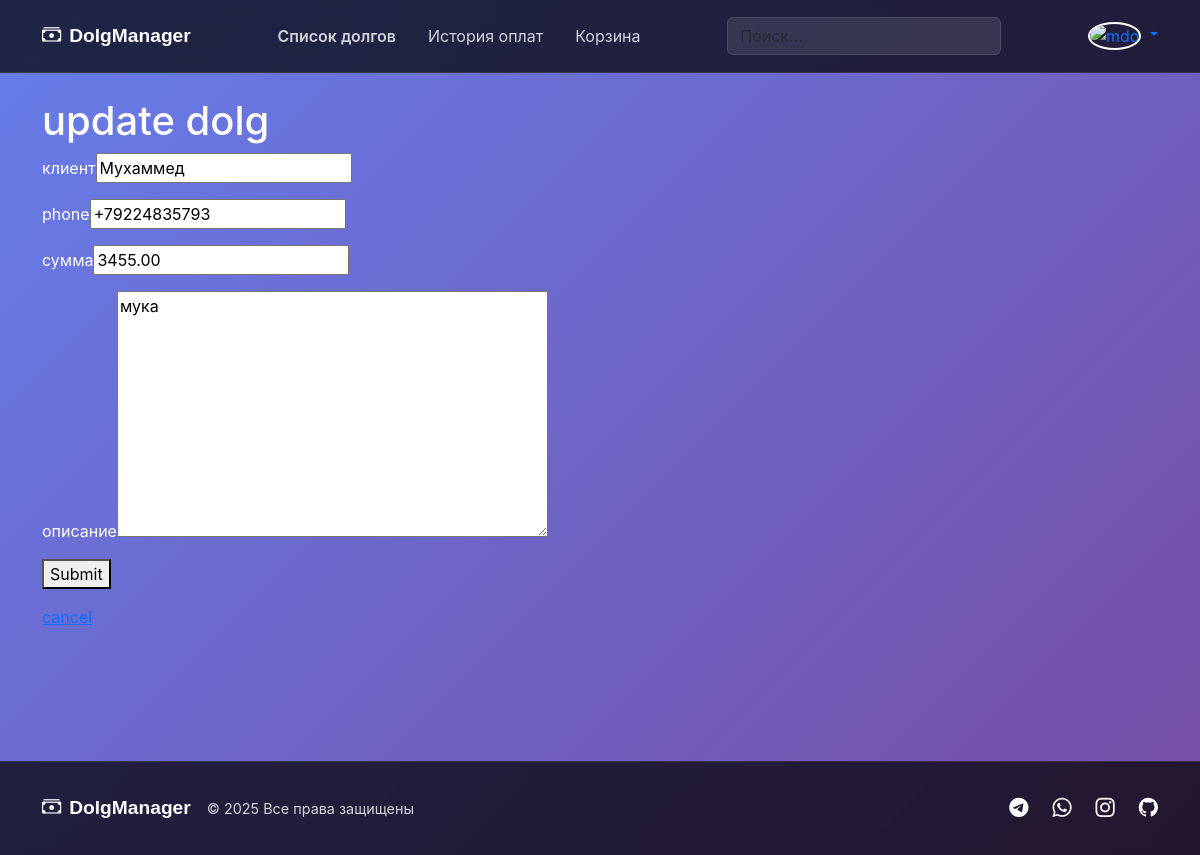
/update-dolg/27/ (signed in), run on the app's committed database.
### core/models.py (models this page shows, shortened)
class Dolg(models.Model):
    user = models.ForeignKey('UserIndexMagazine', on_delete=models.CASCADE, verbose_name='Кассир')
    client = models.CharField(max_length=255, verbose_name='Карыз алган адам')
    phone_number = models.CharField(max_length=255, verbose_name='Номер телефона', default='0')
    summa = models.DecimalField(max_digits=10, decimal_places=2, verbose_name='Сумма')
    description = models.TextField(verbose_name='Описание')
    date_create = models.DateTimeField(auto_now_add=True, verbose_name='Дата создание')
    is_history = models.BooleanField(default=False, verbose_name="Из история")
    date_add_history = models.DateField(blank=True, null=True, verbose_name="Дата добавление истории")
    user_history = models.ForeignKey('UserIndexMagazine', on_delete=models.CASCADE, blank=True, null=True, related_name='user_history', verbose_name='Кассир доб. истории')
    is_deleted = models.BooleanField(default=False, verbose_name='Из удаление')
    deleted_comment = models.TextField(verbose_name='Комментарий удаление', blank=True)
    date_deleted = models.DateTimeField(blank=True, null=True, verbose_name='Дата удаление')
    user_deleted = models.ForeignKey('UserIndexMagazine', on_delete=models.CASCADE, blank=True, null=True, related_name='user_deleted', verbose_name='Кассир удаление')
    payment_comment = models.TextField(verbose_name='Комментарий к оплате', blank=True)

### core/views.py (the view)
# urls.py: path('update-dolg/<int:id>/', UpdateDolg.as_view(), name="update-dolg"),
class UpdateDolg(LoginRequiredMixin, UpdateView):
    login_url = reverse_lazy('login')
    model = Dolg
    form_class = DolgForm
    template_name = 'update/update-dolg.html'
    success_url = reverse_lazy('list-dolg')
    pk_url_kwarg = 'id'
    def get_queryset(self):
        user_index_magazine = self.request.user.userindexmagazine_set.first()
        return Dolg.objects.filter(user=user_index_magazine)
    def get_object(self, queryset=None):
        queryset = self.get_queryset()
        pk = self.kwargs.get(self.pk_url_kwarg)
        try:
            obj = queryset.get(pk=pk)
        except Dolg.DoesNotExist:
            return HttpResponseRedirect(reverse('list-dolg'))
        return obj

### core/forms.py
class DolgForm(forms.ModelForm):
    class Meta:
        model = Dolg
        fields = [ 'client', 'phone_number', 'summa', 'description']

### core/templates/update/update-dolg.html (shortened to what this page needs)
{% extends 'base.html' %}
{% block content %}
<h1>update dolg</h1>
<form method="post" action="">
    <p>клиент{{ form.client }}</p>
    <p>phone{{ form.phone_number }}</p>
    <p>сумма{{ form.summa }}</p>
    <p>описание{{ form.description }}</p>
    <p><button type="submit">Submit</button></p>
    <a href="{% url 'list-dolg' %}">cancel</a>
</form>
{% endblock %}

### core/templates/base.html (style rules this page uses)
:root { --primary-gradient: linear-gradient(135deg, #667eea 0%, #764ba2 100%); --glass-bg: rgba(255, 255, 255, 0.1); --glass-border: rgba(255, 255, 255, 0.2); --shadow: 0 15px 30px rgba(0, 0, 0, 0.1); }
body { background: var(--primary-gradient); min-height: 100vh; display: flex; flex-direction: column; color: #fff; font-family: -apple-system, BlinkMacSystemFont, 'Segoe UI', Roboto, sans-serif; }

### data on the page
Dolg: client "Мухаммед", phone_number "+79224835793", summa "3455.00", description "мука"
